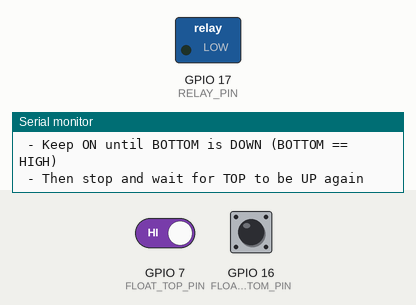
The sketch below on a simulated ESP32-S3. Parts: switched loads named in the sketch (green lamp = pin HIGH), the last lines printed to the serial monitor. Dashed ring = blinking. The inputs (shaded band) are chosen by the test bench; at power-on: GPIO 7 (FLOAT_TOP_PIN) HIGH, GPIO 16 (FLOAT_BOTTOM_PIN) HIGH.

Above: at 1.2 s.
1.3 s: GPIO 7 (FLOAT_TOP_PIN) driven LOW
At 1.47 s:
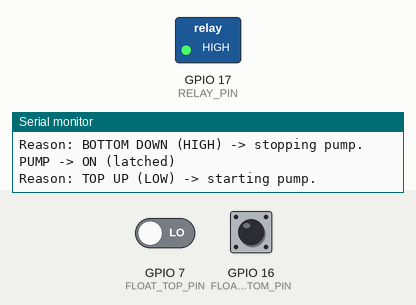
4.3 s: GPIO 16 (FLOAT_BOTTOM_PIN) pulled LOW for 3.2 s
9.0 s: GPIO 7 (FLOAT_TOP_PIN) driven HIGH
At 9.0 s:
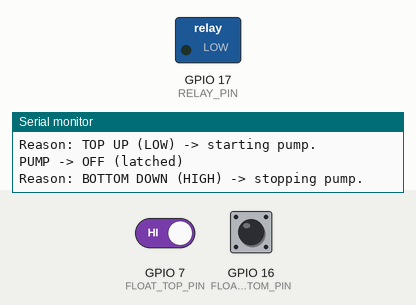
Timing chart, 0 to 12.0 s (numbered marks = the images above; inputs shaded):
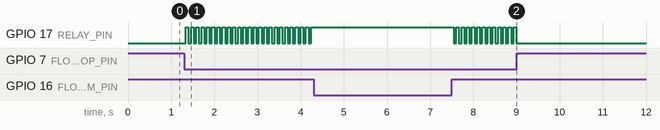

The sketch:

measuring_flow_rate.ino
```cpp
#include <Arduino.h>

// Float switches
const int FLOAT_TOP_PIN    = 7;   // GPIO7  (open = HIGH, closed-to-GND = LOW)
const int FLOAT_BOTTOM_PIN = 16;  // GPIO16 (open = HIGH, closed-to-GND = LOW)

// Relay input
const int  RELAY_PIN         = 17;    // ESP32-S3 GPIO -> relay IN1
const bool RELAY_ACTIVE_LOW  = false; // set true if your board is LOW-trigger (LOW=ON)

inline void relayOn()  { digitalWrite(RELAY_PIN, RELAY_ACTIVE_LOW ? LOW  : HIGH); }
inline void relayOff() { digitalWrite(RELAY_PIN, RELAY_ACTIVE_LOW ? HIGH : LOW ); }

// (optional) tiny debounce helper
int readStable(int pin) {
  int a = digitalRead(pin);
  delay(5);
  int b = digitalRead(pin);
  return (a == b) ? a : digitalRead(pin);
}

// Latch state: are we currently running the pump?
bool pumpRunning = false;

void applyPumpState(bool on) {
  if (on) relayOn(); else relayOff();
  if (on != pumpRunning) {
    pumpRunning = on;
    Serial.println(on ? "PUMP -> ON (latched)" : "PUMP -> OFF (latched)");
  }
}

void setup() {
  Serial.begin(115200);

  pinMode(FLOAT_TOP_PIN,    INPUT_PULLUP);  // open = HIGH, closed-to-GND = LOW
  pinMode(FLOAT_BOTTOM_PIN, INPUT_PULLUP);

  pinMode(RELAY_PIN, OUTPUT);
  applyPumpState(false); // safe default (OFF)

  Serial.println("\nTwo-float with HYSTERESIS (latch):");
  Serial.println(" - Start when TOP is UP   (TOP == LOW)");
  Serial.println(" - Keep ON until BOTTOM is DOWN (BOTTOM == HIGH)");
  Serial.println(" - Then stop and wait for TOP to be UP again");
}

void loop() {
  // Read (debounced)
  int topLevel    = readStable(FLOAT_TOP_PIN);    // HIGH = open (down), LOW = closed (up)
  int bottomLevel = readStable(FLOAT_BOTTOM_PIN); // HIGH = open (down), LOW = closed (up)

  // --- LATCH LOGIC ---
  if (!pumpRunning) {
    // Currently OFF: only one condition can start us — TOP float UP (closed -> LOW)
    if (topLevel == LOW) {
      applyPumpState(true);  // Start pumping
      Serial.println("Reason: TOP UP (LOW) -> starting pump.");
    }
  } else {
    // Currently ON: keep running until BOTTOM goes DOWN (open -> HIGH)
    if (bottomLevel == HIGH) {
      applyPumpState(false); // Stop pumping
      Serial.println("Reason: BOTTOM DOWN (HIGH) -> stopping pump.");
    }
  }
  delay(50);
}
```

Measured:
- after the input at 1.3 s, GPIO 17 (RELAY_PIN): alternates HIGH for 0.06 s and LOW for 0.06 s, starting at once
- after the input at 9.0 s, GPIO 17 (RELAY_PIN): stops changing and stays LOW
